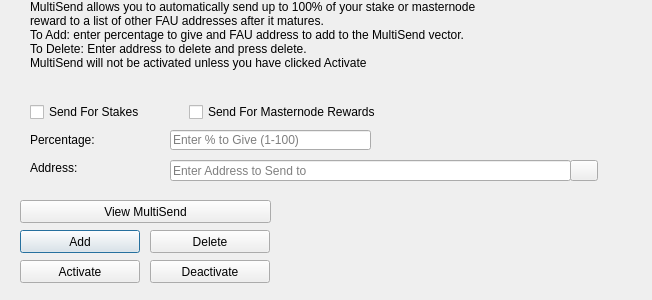
<?xml version="1.0" encoding="UTF-8"?>
<ui version="4.0">
 <class>MultiSendDialog</class>
 <widget class="QDialog" name="MultiSendDialog">
  <property name="windowModality">
   <enum>Qt::NonModal</enum>
  </property>
  <property name="geometry">
   <rect>
    <x>0</x>
    <y>0</y>
    <width>652</width>
    <height>300</height>
   </rect>
  </property>
  <property name="windowTitle">
   <string>MultiSend</string>
  </property>
  <widget class="QLineEdit" name="multiSendPercentEdit">
   <property name="geometry">
    <rect>
     <x>170</x>
     <y>130</y>
     <width>201</width>
     <height>20</height>
    </rect>
   </property>
   <property name="toolTip">
    <string>Enter whole numbers 1 - 100</string>
   </property>
   <property name="placeholderText">
    <string>Enter % to Give (1-100)</string>
   </property>
  </widget>
  <widget class="QLineEdit" name="multiSendAddressEdit">
   <property name="geometry">
    <rect>
     <x>170</x>
     <y>160</y>
     <width>401</width>
     <height>21</height>
    </rect>
   </property>
   <property name="toolTip">
    <string/>
   </property>
   <property name="placeholderText">
    <string>Enter Address to Send to</string>
   </property>
  </widget>
  <widget class="QLabel" name="label_2">
   <property name="geometry">
    <rect>
     <x>30</x>
     <y>0</y>
     <width>451</width>
     <height>121</height>
    </rect>
   </property>
   <property name="lineWidth">
    <number>1</number>
   </property>
   <property name="text">
    <string>MultiSend allows you to automatically send up to 100% of your stake or masternode reward to a list of other FAU addresses after it matures.
To Add: enter percentage to give and FAU address to add to the MultiSend vector.
To Delete: Enter address to delete and press delete.
MultiSend will not be activated unless you have clicked Activate</string>
   </property>
   <property name="alignment">
    <set>Qt::AlignLeading|Qt::AlignLeft|Qt::AlignTop</set>
   </property>
   <property name="wordWrap">
    <bool>true</bool>
   </property>
  </widget>
  <widget class="QLabel" name="message">
   <property name="geometry">
    <rect>
     <x>290</x>
     <y>200</y>
     <width>351</width>
     <height>91</height>
    </rect>
   </property>
   <property name="text">
    <string/>
   </property>
  </widget>
  <widget class="QPushButton" name="addButton">
   <property name="geometry">
    <rect>
     <x>20</x>
     <y>230</y>
     <width>120</width>
     <height>23</height>
    </rect>
   </property>
   <property name="toolTip">
    <string/>
   </property>
   <property name="statusTip">
    <string>Add to MultiSend Vector</string>
   </property>
   <property name="text">
    <string>Add</string>
   </property>
  </widget>
  <widget class="QPushButton" name="disableButton">
   <property name="geometry">
    <rect>
     <x>150</x>
     <y>260</y>
     <width>120</width>
     <height>23</height>
    </rect>
   </property>
   <property name="statusTip">
    <string>Deactivate MultiSend</string>
   </property>
   <property name="text">
    <string>Deactivate</string>
   </property>
  </widget>
  <widget class="QPushButton" name="addressBookButton">
   <property name="geometry">
    <rect>
     <x>570</x>
     <y>160</y>
     <width>28</width>
     <height>21</height>
    </rect>
   </property>
   <property name="toolTip">
    <string>Choose an address from the address book</string>
   </property>
   <property name="text">
    <string/>
   </property>
   <property name="icon">
    <iconset resource="../faust.qrc">
     <normaloff>:/icons/address-book</normaloff>:/icons/address-book</iconset>
   </property>
   <property name="shortcut">
    <string>Alt+A</string>
   </property>
   <property name="autoDefault">
    <bool>false</bool>
   </property>
  </widget>
  <widget class="QLabel" name="label">
   <property name="geometry">
    <rect>
     <x>30</x>
     <y>130</y>
     <width>121</width>
     <height>20</height>
    </rect>
   </property>
   <property name="toolTip">
    <string>Percentage of stake to send</string>
   </property>
   <property name="text">
    <string>Percentage:</string>
   </property>
  </widget>
  <widget class="QLabel" name="label_5">
   <property name="geometry">
    <rect>
     <x>30</x>
     <y>160</y>
     <width>111</width>
     <height>16</height>
    </rect>
   </property>
   <property name="toolTip">
    <string>Address to send portion of stake to</string>
   </property>
   <property name="text">
    <string>Address:</string>
   </property>
  </widget>
  <widget class="QPushButton" name="deleteButton">
   <property name="geometry">
    <rect>
     <x>150</x>
     <y>230</y>
     <width>120</width>
     <height>23</height>
    </rect>
   </property>
   <property name="toolTip">
    <string/>
   </property>
   <property name="statusTip">
    <string>Delete Address From MultiSend Vector</string>
   </property>
   <property name="text">
    <string>Delete</string>
   </property>
  </widget>
  <widget class="QPushButton" name="activateButton">
   <property name="geometry">
    <rect>
     <x>20</x>
     <y>260</y>
     <width>120</width>
     <height>23</height>
    </rect>
   </property>
   <property name="statusTip">
    <string>Activate MultiSend</string>
   </property>
   <property name="text">
    <string>Activate</string>
   </property>
  </widget>
  <widget class="QPushButton" name="viewButton">
   <property name="geometry">
    <rect>
     <x>20</x>
     <y>200</y>
     <width>251</width>
     <height>23</height>
    </rect>
   </property>
   <property name="toolTip">
    <string/>
   </property>
   <property name="statusTip">
    <string>View MultiSend Vector</string>
   </property>
   <property name="text">
    <string>View MultiSend</string>
   </property>
  </widget>
  <widget class="QWidget" name="horizontalLayoutWidget">
   <property name="geometry">
    <rect>
     <x>30</x>
     <y>100</y>
     <width>351</width>
     <height>24</height>
    </rect>
   </property>
   <layout class="QHBoxLayout" name="horizontalLayout">
    <item>
     <widget class="QCheckBox" name="multiSendStakeCheckBox">
      <property name="text">
       <string>Send For Stakes</string>
      </property>
     </widget>
    </item>
    <item>
     <widget class="QCheckBox" name="multiSendMasternodeCheckBox">
      <property name="text">
       <string>Send For Masternode Rewards</string>
      </property>
     </widget>
    </item>
   </layout>
  </widget>
 </widget>
 <resources>
  <include location="../faust.qrc"/>
 </resources>
 <connections/>
</ui>
